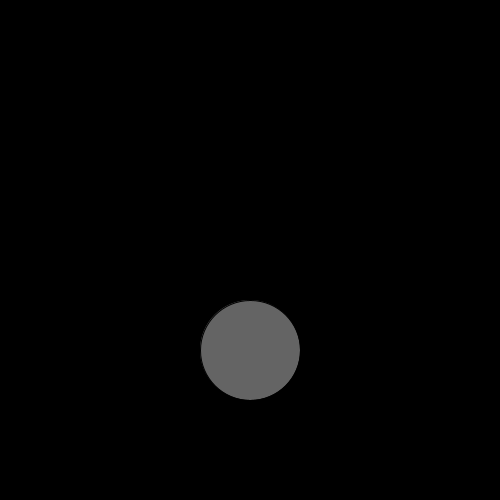
Frame 1 (no input)
Frame 60 (the mouse pressed at the canvas centre just before this capture): identical to frame 1, image omitted
Frame 120 (the mouse held since frame 60 and released just before this capture): identical to frame 1, image omitted

The Processing sketch that drew this single still picture (run headless with seeded random() and noise(); from frame 60 on, the mouse is pressed at the canvas centre):

// Processing sketch: clase21a_boton_sin_funcion
// ── clase21a_boton_sin_funcion.pde

//función botón: programa sin optimizar

color fondo;
color btnEstado;
float btnX = 250; 
float btnY = 350;
float btnR = 50;

void setup(){
  size( 500, 500 );
  fondo = color(0);
  btnEstado = color( 255 );
}

void draw(){
  background( fondo );

  //actualizar estado boton
  if( dist(mouseX, mouseY, btnX, btnY ) < btnR ){ 
    btnEstado = color( 255, 0, 0 );
  }else{
    btnEstado = color ( 100 );
  }
  //dibujar mi boton
  fill( btnEstado );
  circle( btnX, btnY, btnR*2 );
  
}

void mousePressed(){
  //calcular si hago clic en mi boton
  if( dist(mouseX, mouseY, btnX, btnY ) < btnR ){
    fondo = color( random(255), 0, 0 );
  }

}
